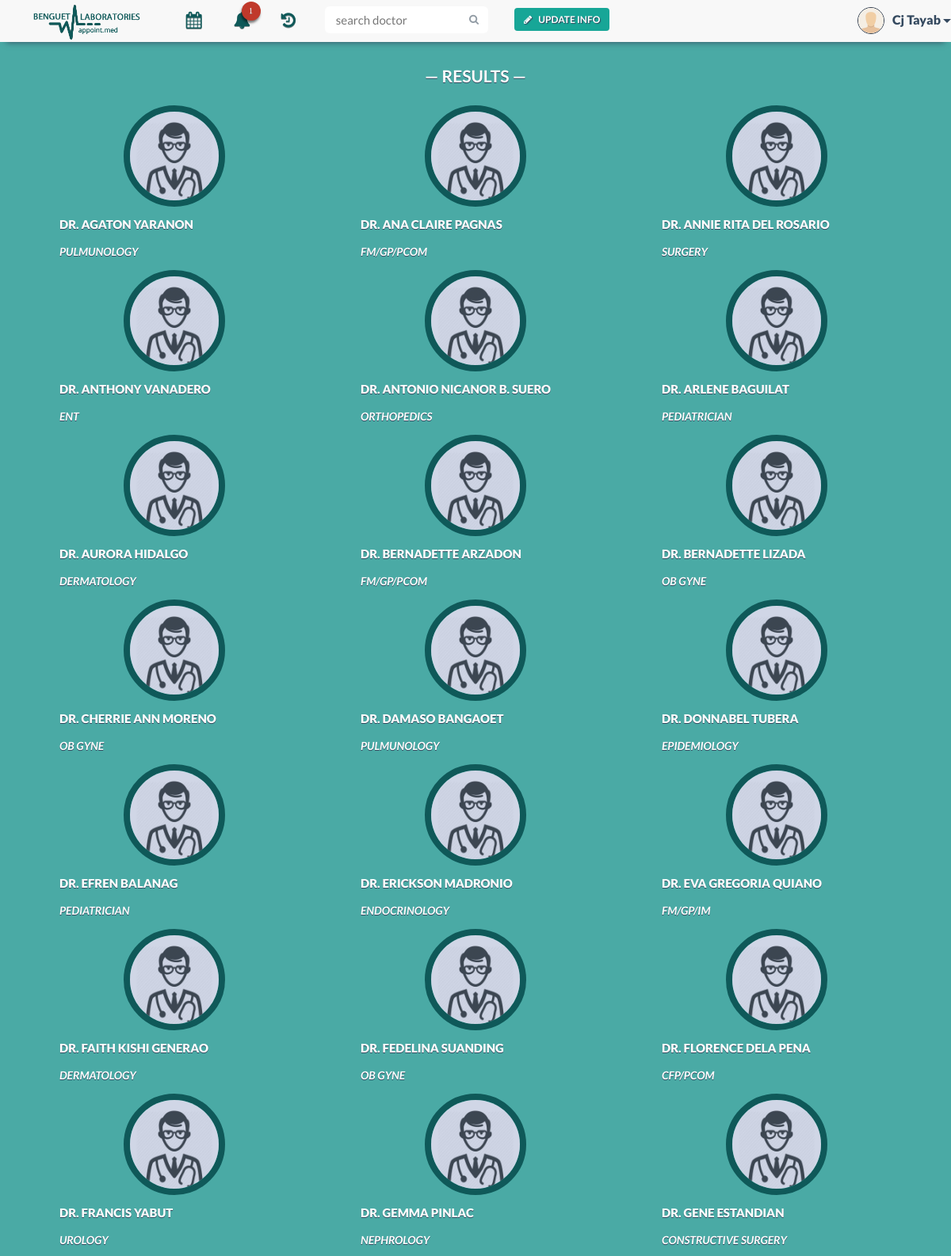
Screenshot of /searchpage.php (signed in, upper part) with the database file from the repository.
### tables this page shows
CREATE TABLE IF NOT EXISTS `patient` (
  `patient_id` varchar(30) NOT NULL,
  `patient_name` varchar(30) NOT NULL,
  `patient_contact` varchar(20) NOT NULL,
  `birthdate` date NOT NULL,
  `email` varchar(30) NOT NULL,
  `username` varchar(30) NOT NULL,
  `occupation` text,
  PRIMARY KEY (`patient_id`),
  KEY `username` (`username`)
);

CREATE TABLE IF NOT EXISTS `doctor` (
  `doctor_id` varchar(30) NOT NULL,
  `doctor_name` varchar(30) NOT NULL,
  `specialization` text NOT NULL,
  `doctor_status` enum('In','Out','Break') NOT NULL,
  `email` varchar(30) NOT NULL,
  `username` varchar(30) NOT NULL,
  PRIMARY KEY (`doctor_id`),
  KEY `username` (`username`)
);

### searchpage.php (the view, shortened to what this page needs)
<!DOCTYPE html>
<html lang="en">
    <?php
    include 'include/head.php';
    include 'connectdatabase.php';
    ?>
    <body>
        <div class="container">
            <?php
            if (isset($_SESSION['loggedIn']) && isset($_SESSION['account_type']) && isset($_SESSION['username'])) {
                $username = $_SESSION['username'];
                $date_today = date('Y-m-d');
            }else {
                header("location: index.php");
                die();
            }
            $search = mysqli_real_escape_string($con, $_GET['q']);
            $result = mysqli_query($con, "SELECT * FROM patient WHERE username LIKE '$username'");
            $row = mysqli_fetch_array($result);
            $patient_id = $row['patient_id'];
            $patient_n = $row['patient_name'];
            $count_result = mysqli_query($con, "SELECT COUNT(notification) AS count FROM notification WHERE patient_id LIKE '$patient_id' AND (indicator = 'doctor' OR indicator = 'admin')");
            $count_row = mysqli_fetch_array($count_result);
            $count_announcement = mysqli_query($con, "SELECT * FROM announcement WHERE start_publish <= '$date_today' AND end_publish >= '$date_today' AND (send_to = 'all' OR send_to = 'patient')");
            $notif_count = $count_row['count'];
            $announcement_count = mysqli_num_rows($count_announcement);
            $notif_count2 = $notif_count + $announcement_count;
            $result = mysqli_query($con, "SELECT * FROM doctor WHERE doctor_name LIKE '%$search%' or specialization LIKE '%$search%' ORDER BY doctor_name");
            ?>
            <?php
            include 'include/pt-nav-start.php';
            ?>
            <ul class="nav navbar-nav">
                <li class="dropdown tooltip-bottom" data-tooltip="Appointments">
                    <a href="#" class="dropdown-toggle" data-toggle="dropdown" role="button" aria-expanded="false"><i class="fa fa-calendar fa-lg"></i>Appointments<span class="caret"></span></a>
                </li>
                <li class="tooltip-bottom" data-tooltip="Notifications">
                    <a href="notifications.php">
                        <i class="fa fa-bell fa-lg">
                            <?php
                            if ($notif_count2 == 0)
                                echo '<span class="badge hide">' . $notif_count2 . '</span>';
                            else
                                echo '<span class="badge">' . $notif_count2 . '</span>';
                            ?>
                        </i>Notifications
                    </a>
                </li>
                <li class="dropdown tooltip-bottom" data-tooltip="History">
                    <a href="#" class="dropdown-toggle" data-toggle="dropdown" role="button" aria-expanded="false"><i class="fa fa-history fa-lg"></i>History<span class="caret"></span></a>
                </li>
                <?php
                include 'include/pt-nav-end.php';
                ?>
                <div class="container-fluid" id="appointments-user">
                    <div class="row">
                        <div class="col-md-12 search-link">
                            <h1 class="text-center row-header-fff">&mdash; Results &mdash;</h1>
                                <?php
                                    if (mysqli_num_rows($result) >= 1) {
                                        while ($row = mysqli_fetch_array($result)) {
                                            $doctor_id = $row['doctor_id'];
                                            $doctor_name = $row['doctor_name'];
                                            $specialization = $row['specialization'];
                                            $c_username = $search;
                                            $b_username = $c_username;
                                            $final_name = str_ireplace($search, $b_username, $doctor_name);
                                            $final_specs = str_ireplace($search, $b_username, $specialization);
                                            echo "<a href=\"doctor.php?id=$doctor_id\">";
                                    ?>
                                    <div class="col-xs-12 col-md-4 search-doctor-result">
                                        <img class="img-responsive" src="img/profile/<?php
                                        $file = "img/profile/" . $doctor_id . ".jpg";
                                        if (file_exists($file)) {
                                        echo $doctor_id;
                                        } else {
                                        echo 'profile';
                                        }
                                        ?>.jpg">
                                        <div class="search-doctor-info">
                                            <p>Dr. <?php echo $final_name ?></p>
                                            <p class="search-specs"><?php echo $final_specs ?></p>
                                        </div>
                                    </div>
                                        <?php
                                        echo '</a>';
                                        }
                                        ?>
                                    <?php
                                    } else {
                                        echo '<div class="col-xs-12 col-md-4 col-md-offset-4">
                                        <div class="alert alert-warning" role="alert">
                                        <strong>No matches found.</strong> Try another search.</div>
                                        </div>';
                                    }
                                    ?>
                        </div>
                    </div>
                </div>
        </div>
    </body>
</html>

### include/pt-nav-end.php (shortened to what this page needs)
                <li class="nav-button navbar-right">
                    <button type="button" class="btn btn-default btn-noborder green-btn nav-modal-button" data-toggle="modal" data-target=".bs-pt-edit-profile-modal-lg" data-id="'.$appointment_id.'" data-patient-id="'.$patient_id.'">
                    <i class="fa fa-pencil"></i>Update Info</button>
                </li>
                <form class="navbar-form navbar-right" method="post" role="search" action="search.php">
                    <div class="input-group search-bar">
                        <input type="text" class="form-control" name="search" placeholder="search doctor" id="inputSearch">
                        <span class="input-group-btn">
                            <button type="submit" class="btn"><i class="fa fa-search"></i></button>
                        </span>
                    </div>
                </form>
            </ul>
            <ul class="nav navbar-nav navbar-right signedin">
                <div class="btn-group navbar-right tooltip-bottom" data-tooltip="You">
                    <button type="button" class="btn btn-default btn-lg btn-noborder dropdown-toggle" data-toggle="dropdown" aria-expanded="false">
                        <div class="signedin-photo">
                            <img src="img/profile/<?php
                            $file = "img/profile/" . $patient_id . ".jpg";
                            if (file_exists($file)) {
                                echo $patient_id;
                            } else {
                                echo 'profile_avatar';
                            }
                            ?>.jpg" class="img-responsive">
                        </div>
            <?php echo $patient_n ?>
                        <span class="caret"></span>
                    </button>
                </div>
            </ul>
        </div>
    </div>
</nav>

### css/tooltip.css (style rules this page uses)
[data-tooltip], .tooltip { position: relative; cursor: pointer; }
[data-tooltip]:before, [data-tooltip]:after, .tooltip:before, .tooltip:after { position: absolute; visibility: hidden; -ms-filter: "progid:DXImageTransform.Microsoft.Alpha(Opacity=0)"; filter: progid:DXImageTransform.Microsoft.Alpha(Opacity=0); opacity: 0; -webkit-transition: opacity 0.2s ease-in-out, visibility 0.2s ease-in-out, -webkit-transform 0.2s cubic-bezier(0.71, 1.7, 0.77, 1.24); -moz-transition: opacity 0.2s ease-in-out, visibility 0.2s ease-in-out, -moz-transform 0.2s cubic-bezier(0.71, 1.7, 0.77, 1.24); transition: opacity 0.2s ease-in-out, visibility 0.2s ease-in-out, transform 0.2s cubic-bezier(0.71, 1.7, 0.77, 1.24); -webkit-transform: translate3d(0, 0, 0); -moz-transform: translate3d(0, 0, 0); transform: translate3d(0, 0, 0); pointer-events: none; }
.tooltip:before, [data-tooltip]:before { z-index: 1001; border: 6px solid transparent; background: transparent; content: ""; }
.tooltip:after, [data-tooltip]:after { z-index: 1002; padding: 8px; min-width: 120px; background-color: #000; background-color: hsla(0, 0%, 20%, 0.9); color: #fff; content: attr(data-tooltip); font-size: 14px; line-height: 1.2; text-align: center; }
[data-tooltip]:before, [data-tooltip]:after, .tooltip:before, .tooltip:after, .tooltip-top:before, .tooltip-top:after { bottom: 100%; left: 50%; }
[data-tooltip]:before, .tooltip:before, .tooltip-top:before { margin-left: -6px; margin-bottom: -12px; border-top-color: #000; border-top-color: hsla(0, 0%, 20%, 0.9); }
[data-tooltip]:after, .tooltip:after, .tooltip-top:after { margin-left: -60px; }
.tooltip-bottom:before, .tooltip-bottom:after { top: 100%; bottom: auto; left: 50%; }
.tooltip-bottom:before { margin-top: -12px; margin-bottom: 0; border-top-color: transparent; border-bottom-color: #000; border-bottom-color: hsla(0, 0%, 20%, 0.9); }

### rows the page displays
patient: patient_name "Cj Tayab"
doctor: doctor_name "AGATON YARANON", specialization "PULMUNOLOGY"
doctor: doctor_name "ANA CLAIRE PAGNAS", specialization "FM/GP/PCOM"
doctor: doctor_name "ANNIE RITA DEL ROSARIO", specialization "SURGERY"
doctor: doctor_name "ANTHONY VANADERO", specialization "ENT"
doctor: doctor_name "ANTONIO NICANOR B. SUERO", specialization "ORTHOPEDICS"
doctor: doctor_name "ARLENE BAGUILAT", specialization "PEDIATRICIAN"
doctor: doctor_name "AURORA HIDALGO", specialization "DERMATOLOGY"
doctor: doctor_name "BERNADETTE ARZADON", specialization "FM/GP/PCOM"
doctor: doctor_name "BERNADETTE LIZADA", specialization "OB GYNE"
doctor: doctor_name "CHERRIE ANN MORENO", specialization "OB GYNE"
doctor: doctor_name "DAMASO BANGAOET", specialization "PULMUNOLOGY"
doctor: doctor_name "DONNABEL TUBERA", specialization "EPIDEMIOLOGY"
doctor: doctor_name "EFREN BALANAG", specialization "PEDIATRICIAN"
doctor: doctor_name "ERICKSON MADRONIO", specialization "ENDOCRINOLOGY"
doctor: doctor_name "EVA GREGORIA QUIANO", specialization "FM/GP/IM"
doctor: doctor_name "FAITH KISHI GENERAO", specialization "DERMATOLOGY"
doctor: doctor_name "FEDELINA SUANDING", specialization "OB GYNE"
doctor: doctor_name "FLORENCE DELA PENA", specialization "CFP/PCOM"
doctor: doctor_name "FRANCIS YABUT", specialization "UROLOGY"
doctor: doctor_name "GEMMA PINLAC", specialization "NEPHROLOGY"
doctor: doctor_name "GENE ESTANDIAN", specialization "CONSTRUCTIVE SURGERY"

### other values shown
$notif_count2 "1"
